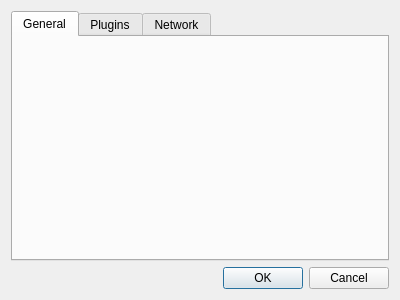
<?xml version="1.0" encoding="UTF-8"?>
<ui version="4.0">
 <class>Dialog</class>
 <widget class="QDialog" name="Dialog">
  <property name="geometry">
   <rect>
    <x>0</x>
    <y>0</y>
    <width>400</width>
    <height>300</height>
   </rect>
  </property>
  <property name="windowTitle">
   <string>Horus - Settings</string>
  </property>
  <property name="windowIcon">
   <iconset resource="SettingsDialog.qrc">
    <normaloff>:/Pictures/2010_LOGO_horus_2_trans.png</normaloff>:/Pictures/2010_LOGO_horus_2_trans.png</iconset>
  </property>
  <layout class="QVBoxLayout" name="verticalLayout">
   <item>
    <widget class="QTabWidget" name="tabWidget">
     <property name="currentIndex">
      <number>0</number>
     </property>
     <widget class="QWidget" name="GeneralTab">
      <attribute name="title">
       <string>General</string>
      </attribute>
     </widget>
     <widget class="QWidget" name="PluginTab">
      <attribute name="title">
       <string>Plugins</string>
      </attribute>
     </widget>
     <widget class="QWidget" name="NetworkTab">
      <attribute name="title">
       <string>Network</string>
      </attribute>
     </widget>
    </widget>
   </item>
   <item>
    <widget class="QDialogButtonBox" name="buttonBox">
     <property name="orientation">
      <enum>Qt::Horizontal</enum>
     </property>
     <property name="standardButtons">
      <set>QDialogButtonBox::Cancel|QDialogButtonBox::Ok</set>
     </property>
    </widget>
   </item>
  </layout>
 </widget>
 <resources>
  <include location="SettingsDialog.qrc"/>
 </resources>
 <connections>
  <connection>
   <sender>buttonBox</sender>
   <signal>accepted()</signal>
   <receiver>Dialog</receiver>
   <slot>accept()</slot>
   <hints>
    <hint type="sourcelabel">
     <x>248</x>
     <y>254</y>
    </hint>
    <hint type="destinationlabel">
     <x>157</x>
     <y>274</y>
    </hint>
   </hints>
  </connection>
  <connection>
   <sender>buttonBox</sender>
   <signal>rejected()</signal>
   <receiver>Dialog</receiver>
   <slot>reject()</slot>
   <hints>
    <hint type="sourcelabel">
     <x>316</x>
     <y>260</y>
    </hint>
    <hint type="destinationlabel">
     <x>286</x>
     <y>274</y>
    </hint>
   </hints>
  </connection>
 </connections>
</ui>
